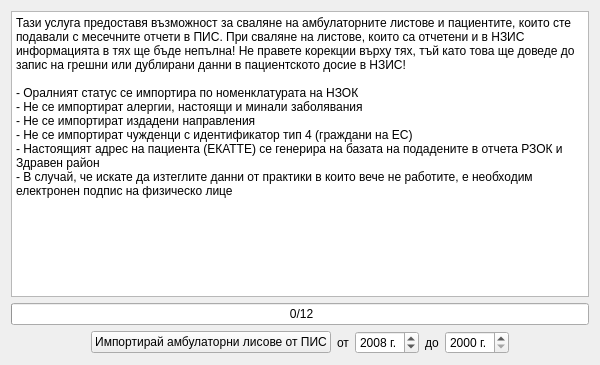
<?xml version="1.0" encoding="UTF-8"?>
<ui version="4.0">
 <class>PisImportViewClass</class>
 <widget class="QWidget" name="PisImportViewClass">
  <property name="geometry">
   <rect>
    <x>0</x>
    <y>0</y>
    <width>600</width>
    <height>365</height>
   </rect>
  </property>
  <property name="windowTitle">
   <string>PisImportView</string>
  </property>
  <layout class="QVBoxLayout" name="verticalLayout">
   <item>
    <widget class="QPlainTextEdit" name="textEdit">
     <property name="enabled">
      <bool>true</bool>
     </property>
     <property name="undoRedoEnabled">
      <bool>false</bool>
     </property>
     <property name="readOnly">
      <bool>true</bool>
     </property>
     <property name="plainText">
      <string>Тази услуга предоставя възможност за сваляне на амбулаторните листове и пациентите, които сте подавали с месечните отчети в ПИС. При сваляне на листове, които са отчетени и в НЗИС информацията в тях ще бъде непълна! Не правете корекции върху тях, тъй като това ще доведе до запис на грешни или дублирани данни в пациентското досие в НЗИС!

- Оралният статус се импортира по номенклатурата на НЗОК
- Не се импортират алергии, настоящи и минали заболявания
- Не се импортират издадени направления
- Не се импортират чужденци с идентификатор тип 4 (граждани на ЕС)
- Настоящият адрес на пациента (ЕКАТТЕ) се генерира на базата на подадените в отчета РЗОК и Здравен район
- В случай, че искате да изтеглите данни от практики в които вече не работите, е необходим електронен подпис на физическо лице</string>
     </property>
    </widget>
   </item>
   <item>
    <widget class="QProgressBar" name="progressBar">
     <property name="enabled">
      <bool>true</bool>
     </property>
     <property name="maximum">
      <number>12</number>
     </property>
     <property name="value">
      <number>0</number>
     </property>
     <property name="alignment">
      <set>Qt::AlignCenter</set>
     </property>
     <property name="textVisible">
      <bool>true</bool>
     </property>
     <property name="format">
      <string> %v/%m</string>
     </property>
    </widget>
   </item>
   <item>
    <layout class="QHBoxLayout" name="horizontalLayout">
     <item>
      <spacer name="horizontalSpacer">
       <property name="orientation">
        <enum>Qt::Horizontal</enum>
       </property>
       <property name="sizeHint" stdset="0">
        <size>
         <width>40</width>
         <height>20</height>
        </size>
       </property>
      </spacer>
     </item>
     <item>
      <widget class="QPushButton" name="importButton">
       <property name="text">
        <string>Импортирай амбулаторни лисове от ПИС</string>
       </property>
      </widget>
     </item>
     <item>
      <widget class="QLabel" name="label">
       <property name="text">
        <string>от</string>
       </property>
      </widget>
     </item>
     <item>
      <widget class="QSpinBox" name="fromSpin">
       <property name="suffix">
        <string> г.</string>
       </property>
       <property name="minimum">
        <number>2000</number>
       </property>
       <property name="maximum">
        <number>2050</number>
       </property>
       <property name="value">
        <number>2008</number>
       </property>
      </widget>
     </item>
     <item>
      <widget class="QLabel" name="label_2">
       <property name="text">
        <string>до</string>
       </property>
      </widget>
     </item>
     <item>
      <widget class="QSpinBox" name="toSpin">
       <property name="suffix">
        <string> г.</string>
       </property>
       <property name="minimum">
        <number>2000</number>
       </property>
       <property name="maximum">
        <number>2050</number>
       </property>
      </widget>
     </item>
     <item>
      <spacer name="horizontalSpacer_2">
       <property name="orientation">
        <enum>Qt::Horizontal</enum>
       </property>
       <property name="sizeHint" stdset="0">
        <size>
         <width>40</width>
         <height>20</height>
        </size>
       </property>
      </spacer>
     </item>
    </layout>
   </item>
  </layout>
 </widget>
 <layoutdefault spacing="6" margin="11"/>
 <resources/>
 <connections/>
</ui>
